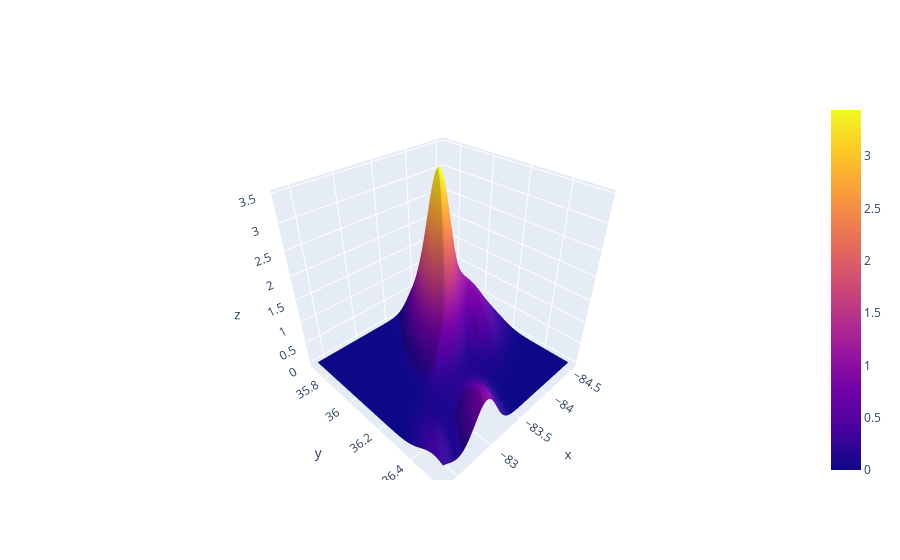

The notebook cell saved with this chart:
### Code cell
x = starbs["Longitude"]
y = starbs["Latitude"]
kernel = stats.gaussian_kde((x, y))

x = np.linspace(x.min(), x.max(), 100)
y = np.linspace(y.min(), y.max(), 100)

z = []
for xi in x:
    zi = []
    for yi in y:
        zi.append(kernel((xi, yi))[0])

    z.append(zi)

z = np.array(z)
z.reshape((x.shape[0], y.shape[0]))

fig = go.Figure(data=[go.Surface(z=z, x=x, y=y)])
fig.show()
